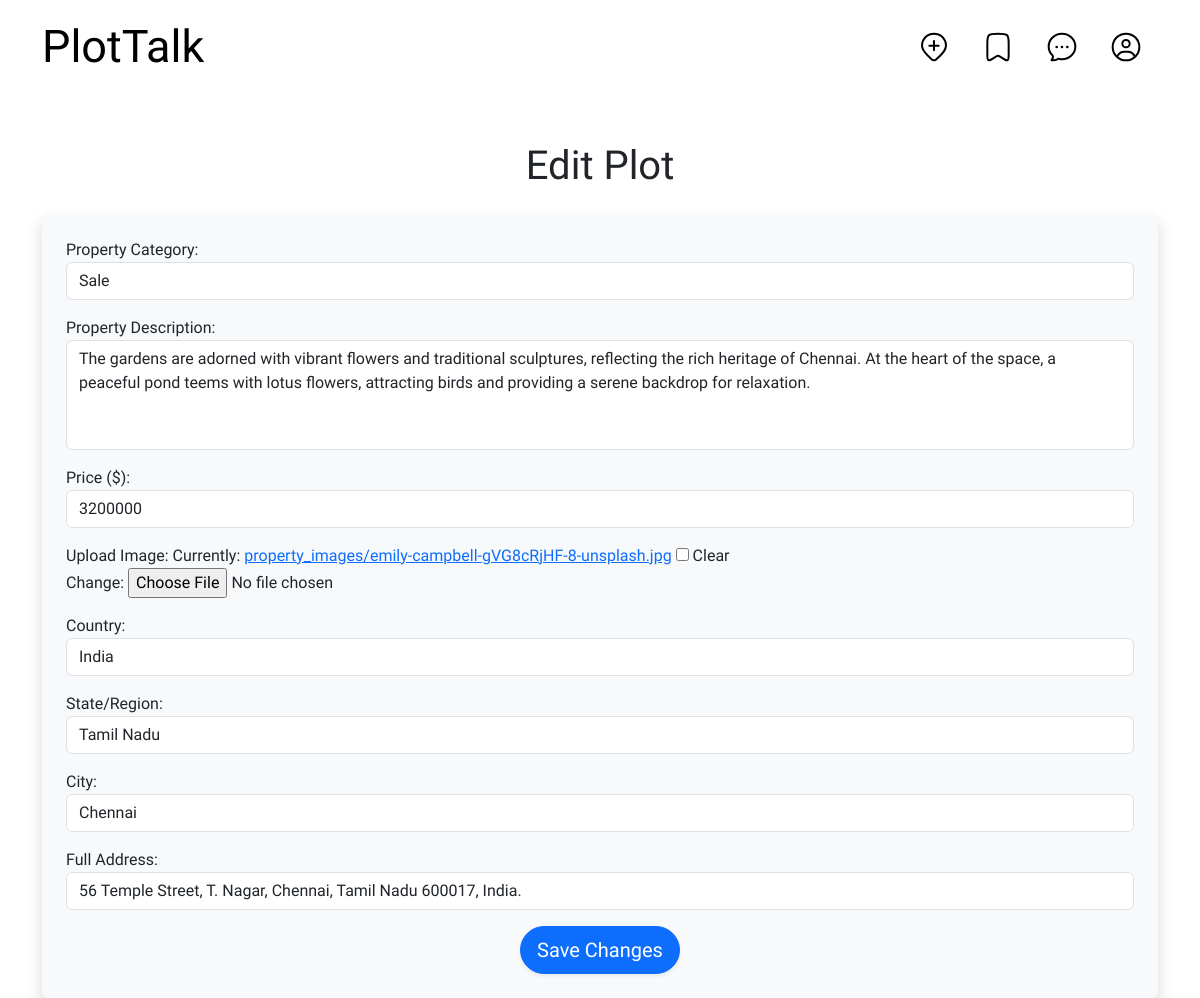
The app's page /editproperty/9 (signed in) with its own data.
### REMS/models.py (models this page shows, shortened)
class Property(models.Model):
    CATEGORY_CHOICES = [
        ('Sale', 'Sale'),
        ('Rent', 'Rent'),
        ('Hybrid', 'Hybrid'),
    ]
    category = models.CharField(
        max_length=100,
        choices=CATEGORY_CHOICES,
        default='Sale'
    )
    description = models.TextField()
    price = models.IntegerField()
    image = models.ImageField(upload_to='property_images', null=True, blank=True)
    saved_users = models.ManyToManyField(User, related_name='saved_properties', blank=True)
    user = models.ForeignKey(ProfileModel, on_delete=models.CASCADE)
    country = models.CharField(max_length=100)
    state = models.CharField(max_length=100)
    city = models.CharField(max_length=100)
    address = models.CharField(max_length=200)

### REMS/views.py (the view)
# urls.py: path('editproperty/<int:id>',EditProperty.as_view(),name='editproperty'),
@method_decorator(decorator=dec,name='dispatch')
class EditProperty(UpdateView):
    template_name='edit_property.html'
    form_class=PropertyForm
    pk_url_kwarg='id'
    queryset=Property.objects.all()
    success_url=reverse_lazy('profile')

### REMS/views.py (called while the page is built)
def signin_required(fn):
    def inner(request,*args,**kwargs):
        if request.user.is_authenticated:
            return fn(request,*args,**kwargs)
        else:
            messages.warning(request,'please login first')
            return redirect('login')
    return inner

### REMS/templates/edit_property.html (shortened to what this page needs)
{% extends 'home.html' %}
{% load static %}
{% block navbar %}
<div class="container mt-5">
    <h1 class="text-center mb-4">Edit Plot</h1>
    <form action="" method="post" enctype="multipart/form-data" class="shadow p-4 bg-light rounded">
        <div class="form-group">
            {{ form.as_p }}
        </div>
        <div class="d-flex justify-content-center">
            <button class="btn btn-primary btn-lg rounded-pill shadow-sm" type="submit" style="transition: background-color 0.3s, transform 0.3s;">
                Save Changes
            </button>
        </div>
    </form>
</div>
{% endblock navbar %}

### REMS/static/css/home.css (style rules this page uses)
body { font-family: 'Moderustic', sans-serif; }
textarea { width: 100%; padding: 10px; border: 1px solid #ccc; border-radius: 4px; margin-bottom: 10px; box-sizing: border-box; }

### records on screen
Property: category "Sale", description "The gardens are adorned with vibrant flowers and traditional sculptures, reflecting the rich heritage of Chennai. At the heart of the space, a peaceful pond teems with lotus flowers, attracting birds and providing a serene backdrop for relaxation.", price "3200000", country "India", state "Tamil Nadu", city "Chennai", address "56 Temple Street, T. Nagar, Chennai, Tamil Nadu 600017, India."
